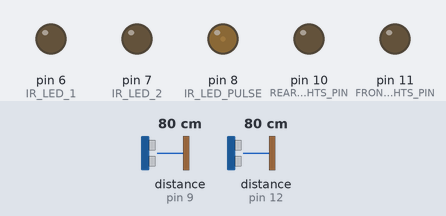
Bench run of a sketch on a simulated Arduino Uno, built with avr-gcc and run on an emulated ATmega328P. Shown: output pins drawn as LEDs (lit = HIGH). The inputs (shaded band) are chosen by the test bench; at power-on: distance to the obstacle (sensors on pin 12, pin 9) 80 cm. The echo pulse lasts 58.3 µs per cm.

Above: at 3.2 s.
3.3 s: distance to the obstacle (sensor on pin 12) set to 49 cm
4.8 s: distance to the obstacle (sensor on pin 12) set to 44 cm
At 6.1 s:
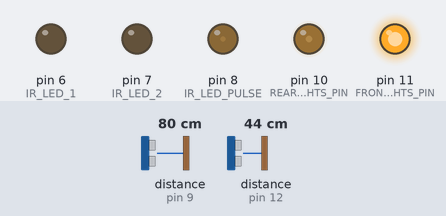
6.4 s: distance to the obstacle (sensor on pin 12) set to 32 cm
At 7.96 s:
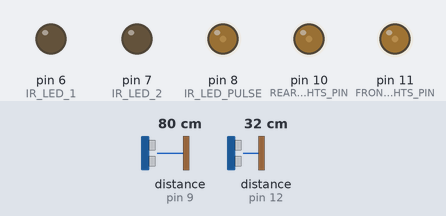
9.4 s: distance to the obstacle (sensor on pin 12) set to 27 cm
At 9.8 s:
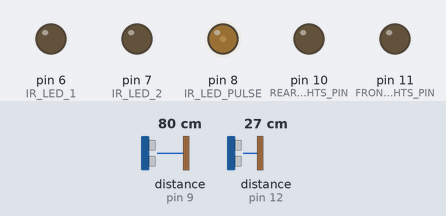
Timing chart, 0 to 11.9 s (numbered marks = the images above; inputs shaded):
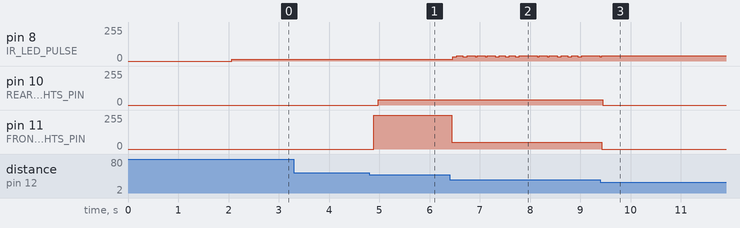

The sketch:

BajaController.ino
```cpp
#define IR_LED_1          6
#define IR_LED_2          7
#define IR_LED_PULSE      8
#define LIGHTS_READ_PIN   12
#define BRAKE_READ_PIN    9
#define REAR_LIGHTS_PIN   10
#define FRONT_LIGHTS_PIN  11

#define CHANGE_PASS_COUNT 3

static byte currentFrontLightsState = 0;
static byte frontLihtsChangeCount = 0;
static byte currentRearLightsState = 0;
static byte backLihtsChangeCount = 0;
static boolean settingsMode = false;
static long brakeOnTime = 0;

int frontLighs[3][2] = {
  {
    1440, 0                    }
  ,{
    1970, 50                    }
  ,{
    2500, 255                    }
};
static int throttleNeutral;

void setup()   {
  //  Serial.begin(9600);
  pinMode(IR_LED_PULSE, OUTPUT);
  digitalWrite(IR_LED_PULSE, LOW);
  pinMode(IR_LED_1, OUTPUT);
  digitalWrite(IR_LED_1, LOW);
  pinMode(IR_LED_2, OUTPUT);
  digitalWrite(IR_LED_2, LOW);

  pinMode(LIGHTS_READ_PIN, INPUT);
  pinMode(BRAKE_READ_PIN, INPUT);
  pinMode(FRONT_LIGHTS_PIN, OUTPUT);
  digitalWrite(FRONT_LIGHTS_PIN, LOW);

  pinMode(REAR_LIGHTS_PIN, OUTPUT);
  digitalWrite(REAR_LIGHTS_PIN, LOW);
  delay(2000);
  throttleNeutral = readThrottle();
}

void loop() {
  if (settingsMode){
    settings();
  }
  else{
    for (byte i=0; i<=4; i++){
      pulseIR(300);
    }
    setLights();

    if (brakeOnTime > 0
      && currentFrontLightsState == 50
      && (millis() - brakeOnTime) >= 10000){
      settingsMode = true;
    }
  }
}

void settings(){
  blinkLights();
  byte exitCheck = 3;
  while (true){
    byte rearLightsState = getRearLightsState();
    byte frontLightsState = getFrontLightsState();

    if (rearLightsState == 255){
      if (exitCheck-- == 0){
        settingsMode = false;
        blinkLights();
        break;
      }
    }
    else if (frontLightsState == 50){
      digitalWrite(IR_LED_1, HIGH);
      digitalWrite(IR_LED_2, LOW);
      analogWrite(FRONT_LIGHTS_PIN, 255);
      analogWrite(REAR_LIGHTS_PIN, 0);
      exitCheck = 3;
    }
    else if (frontLightsState == 255){
      digitalWrite(IR_LED_1, LOW);
      digitalWrite(IR_LED_2, HIGH);
      analogWrite(FRONT_LIGHTS_PIN, 0);
      analogWrite(REAR_LIGHTS_PIN, 255);
      exitCheck = 3;
    }
    else if (frontLightsState == 0){
      digitalWrite(IR_LED_1, LOW);
      digitalWrite(IR_LED_2, LOW);
      analogWrite(FRONT_LIGHTS_PIN, 0);
      analogWrite(REAR_LIGHTS_PIN, 0);
    }
    delay(100);
  }
  brakeOnTime = 0;
}

void blinkLights(){
  for (byte i=0; i<=2; i++){
    analogWrite(FRONT_LIGHTS_PIN, 255);
    analogWrite(REAR_LIGHTS_PIN, 255);
    delay(200);
    analogWrite(FRONT_LIGHTS_PIN, 0);
    analogWrite(REAR_LIGHTS_PIN, 0);
    delay(200);
  }
}
int readThrottle(){
  return pulseIn(BRAKE_READ_PIN, HIGH, 25000);
}

void setLights(){
  byte frontLightsState = getFrontLightsState();

  if (currentFrontLightsState != frontLightsState){
    frontLihtsChangeCount++;
    if (frontLihtsChangeCount == CHANGE_PASS_COUNT){
      currentFrontLightsState = frontLightsState;
      analogWrite(FRONT_LIGHTS_PIN, frontLightsState);
      frontLihtsChangeCount=0;
    }
  }
  else {
    frontLihtsChangeCount = 0;
  }

  byte rearLightsState = getRearLightsState();
  if (currentRearLightsState != rearLightsState){
    backLihtsChangeCount++;
    if (backLihtsChangeCount == CHANGE_PASS_COUNT){
      currentRearLightsState = rearLightsState;
      analogWrite(REAR_LIGHTS_PIN, rearLightsState);

      if (rearLightsState == 255){
        brakeOnTime = millis();
      }
      else {
        brakeOnTime = 0;
      }

      backLihtsChangeCount = 0;
    }
  }
  else {
    backLihtsChangeCount = 0;
  }

}

byte getRearLightsState(){
  byte rearLightsState = currentFrontLightsState > 0 ? 40 : 0;

  if (readThrottle() < (throttleNeutral - 50)){
    rearLightsState = 255;
  }

  return rearLightsState;
}

byte getFrontLightsState(){
  int state = pulseIn(LIGHTS_READ_PIN, HIGH, 25000);
  byte frontLightsState;

  for (byte i=0; i<3; i++){
    if (state > (frontLighs[i][0] - 200)
      && state < (frontLighs[i][0] + 200)){
      frontLightsState = frontLighs[i][1];
      break;
    }
  }
  return frontLightsState;
}

void pulseIR(long microsecs) {
  cli();  // this turns off any background interrupts
  digitalWrite(IR_LED_PULSE, HIGH);
  delayMicroseconds(microsecs);
  digitalWrite(IR_LED_PULSE, LOW);
  delayMicroseconds(microsecs);
  sei();  // this turns them back on
}
```

Measured:
- the behaviour switches between 47 and 46 cm on distance to the obstacle (sensor on pin 12) (found by bisection; images 0 and 1)
- the behaviour switches between 31 and 30 cm on distance to the obstacle (sensor on pin 12) (found by bisection; images 2 and 3)
- after the input at 3.3 s, every drawn part: stays the same
- after the input at 4.8 s, pin 10 (REAR_LIGHTS_PIN): 0/255 → 40/255 after 0.18 s; pin 11 (FRONT_LIGHTS_PIN): 0/255 → 255/255 after 0.09 s
- after the input at 6.4 s, pin 11 (FRONT_LIGHTS_PIN): 255/255 → 50/255 at once
- after the input at 9.4 s, pin 8 (IR_LED_PULSE): goes on until 9.4 s, then stays 39/255; pin 10 (REAR_LIGHTS_PIN): 40/255 → 0/255 after 0.05 s; pin 11 (FRONT_LIGHTS_PIN): 50/255 → 0/255 at once
